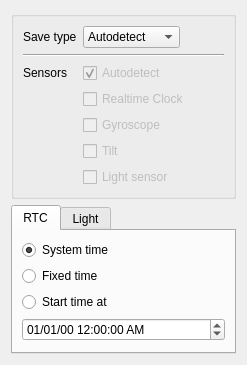
<?xml version="1.0" encoding="UTF-8"?>
<ui version="4.0">
 <class>GamePakView</class>
 <widget class="QWidget" name="GamePakView">
  <property name="geometry">
   <rect>
    <x>0</x>
    <y>0</y>
    <width>247</width>
    <height>345</height>
   </rect>
  </property>
  <property name="sizePolicy">
   <sizepolicy hsizetype="Fixed" vsizetype="Fixed">
    <horstretch>0</horstretch>
    <verstretch>0</verstretch>
   </sizepolicy>
  </property>
  <property name="windowTitle">
   <string>Game Pak Overrides</string>
  </property>
  <layout class="QVBoxLayout" name="verticalLayout_2">
   <item>
    <widget class="QGroupBox" name="groupBox">
     <property name="title">
      <string/>
     </property>
     <layout class="QFormLayout" name="formLayout">
      <property name="fieldGrowthPolicy">
       <enum>QFormLayout::FieldsStayAtSizeHint</enum>
      </property>
      <item row="1" column="0" colspan="2">
       <widget class="Line" name="line">
        <property name="orientation">
         <enum>Qt::Horizontal</enum>
        </property>
       </widget>
      </item>
      <item row="2" column="0">
       <widget class="QLabel" name="label_2">
        <property name="text">
         <string>Sensors</string>
        </property>
       </widget>
      </item>
      <item row="2" column="1">
       <widget class="QCheckBox" name="sensorAutodetect">
        <property name="enabled">
         <bool>false</bool>
        </property>
        <property name="text">
         <string>Autodetect</string>
        </property>
        <property name="checked">
         <bool>true</bool>
        </property>
       </widget>
      </item>
      <item row="3" column="1">
       <widget class="QCheckBox" name="sensorRTC">
        <property name="enabled">
         <bool>false</bool>
        </property>
        <property name="text">
         <string>Realtime Clock</string>
        </property>
       </widget>
      </item>
      <item row="4" column="1">
       <widget class="QCheckBox" name="sensorGyro">
        <property name="enabled">
         <bool>false</bool>
        </property>
        <property name="text">
         <string>Gyroscope</string>
        </property>
       </widget>
      </item>
      <item row="5" column="1">
       <widget class="QCheckBox" name="sensorTilt">
        <property name="enabled">
         <bool>false</bool>
        </property>
        <property name="text">
         <string>Tilt</string>
        </property>
       </widget>
      </item>
      <item row="6" column="1">
       <widget class="QCheckBox" name="sensorLight">
        <property name="enabled">
         <bool>false</bool>
        </property>
        <property name="text">
         <string>Light sensor</string>
        </property>
       </widget>
      </item>
      <item row="0" column="1">
       <widget class="QComboBox" name="savetype">
        <item>
         <property name="text">
          <string>Autodetect</string>
         </property>
        </item>
        <item>
         <property name="text">
          <string>None</string>
         </property>
        </item>
        <item>
         <property name="text">
          <string>SRAM</string>
         </property>
        </item>
        <item>
         <property name="text">
          <string>Flash 512kb</string>
         </property>
        </item>
        <item>
         <property name="text">
          <string>Flash 1Mb</string>
         </property>
        </item>
        <item>
         <property name="text">
          <string>EEPROM</string>
         </property>
        </item>
       </widget>
      </item>
      <item row="0" column="0">
       <widget class="QLabel" name="label">
        <property name="text">
         <string>Save type</string>
        </property>
       </widget>
      </item>
     </layout>
    </widget>
   </item>
   <item>
    <widget class="QTabWidget" name="tabWidget">
     <property name="currentIndex">
      <number>0</number>
     </property>
     <widget class="QWidget" name="tab_3">
      <attribute name="title">
       <string>RTC</string>
      </attribute>
      <layout class="QVBoxLayout" name="verticalLayout">
       <item>
        <widget class="QRadioButton" name="timeNoOverride">
         <property name="text">
          <string>System time</string>
         </property>
         <property name="checked">
          <bool>true</bool>
         </property>
         <attribute name="buttonGroup">
          <string notr="true">timeButtons</string>
         </attribute>
        </widget>
       </item>
       <item>
        <widget class="QRadioButton" name="timeFixed">
         <property name="text">
          <string>Fixed time</string>
         </property>
         <attribute name="buttonGroup">
          <string notr="true">timeButtons</string>
         </attribute>
        </widget>
       </item>
       <item>
        <widget class="QRadioButton" name="timeFakeEpoch">
         <property name="text">
          <string>Start time at</string>
         </property>
         <attribute name="buttonGroup">
          <string notr="true">timeButtons</string>
         </attribute>
        </widget>
       </item>
       <item>
        <widget class="QDateTimeEdit" name="time">
         <property name="wrapping">
          <bool>true</bool>
         </property>
         <property name="maximumDate">
          <date>
           <year>2099</year>
           <month>12</month>
           <day>31</day>
          </date>
         </property>
         <property name="minimumDate">
          <date>
           <year>2000</year>
           <month>1</month>
           <day>1</day>
          </date>
         </property>
         <property name="currentSection">
          <enum>QDateTimeEdit::MonthSection</enum>
         </property>
         <property name="displayFormat">
          <string>MM/dd/yy hh:mm:ss AP</string>
         </property>
         <property name="timeSpec">
          <enum>Qt::UTC</enum>
         </property>
        </widget>
       </item>
      </layout>
     </widget>
     <widget class="QWidget" name="tab_6">
      <attribute name="title">
       <string>Light</string>
      </attribute>
      <layout class="QGridLayout" name="gridLayout">
       <item row="0" column="1">
        <widget class="QSpinBox" name="lightSpin">
         <property name="maximum">
          <number>255</number>
         </property>
        </widget>
       </item>
       <item row="0" column="0">
        <widget class="QLabel" name="label_3">
         <property name="text">
          <string>Brightness</string>
         </property>
        </widget>
       </item>
       <item row="1" column="0" colspan="2">
        <widget class="QSlider" name="lightSlide">
         <property name="maximum">
          <number>255</number>
         </property>
         <property name="orientation">
          <enum>Qt::Horizontal</enum>
         </property>
         <property name="tickPosition">
          <enum>QSlider::TicksBelow</enum>
         </property>
         <property name="tickInterval">
          <number>16</number>
         </property>
        </widget>
       </item>
      </layout>
     </widget>
    </widget>
   </item>
  </layout>
 </widget>
 <resources/>
 <connections/>
 <buttongroups>
  <buttongroup name="timeButtons"/>
 </buttongroups>
</ui>
